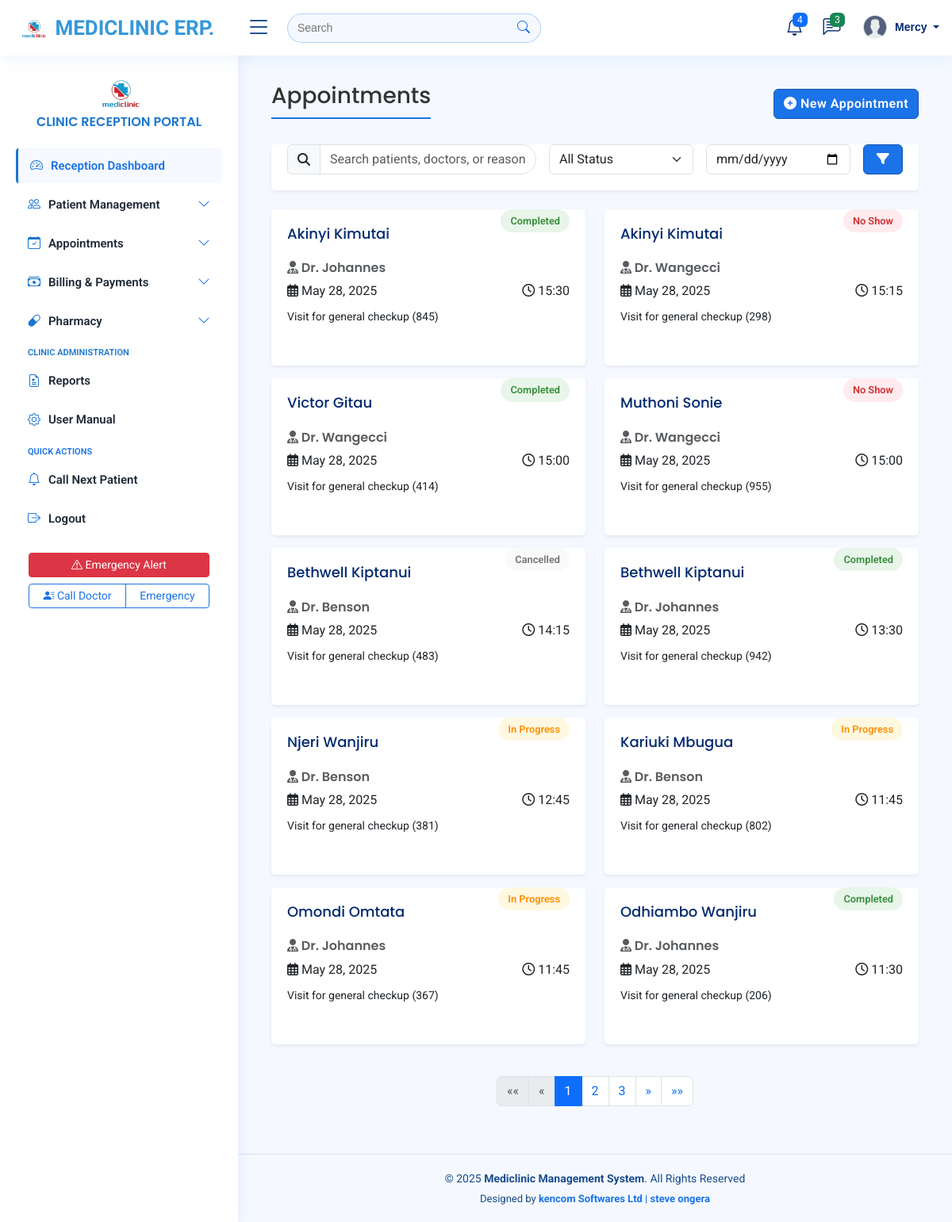
/appointments/ (signed in), run on an earlier commit of the app's database.
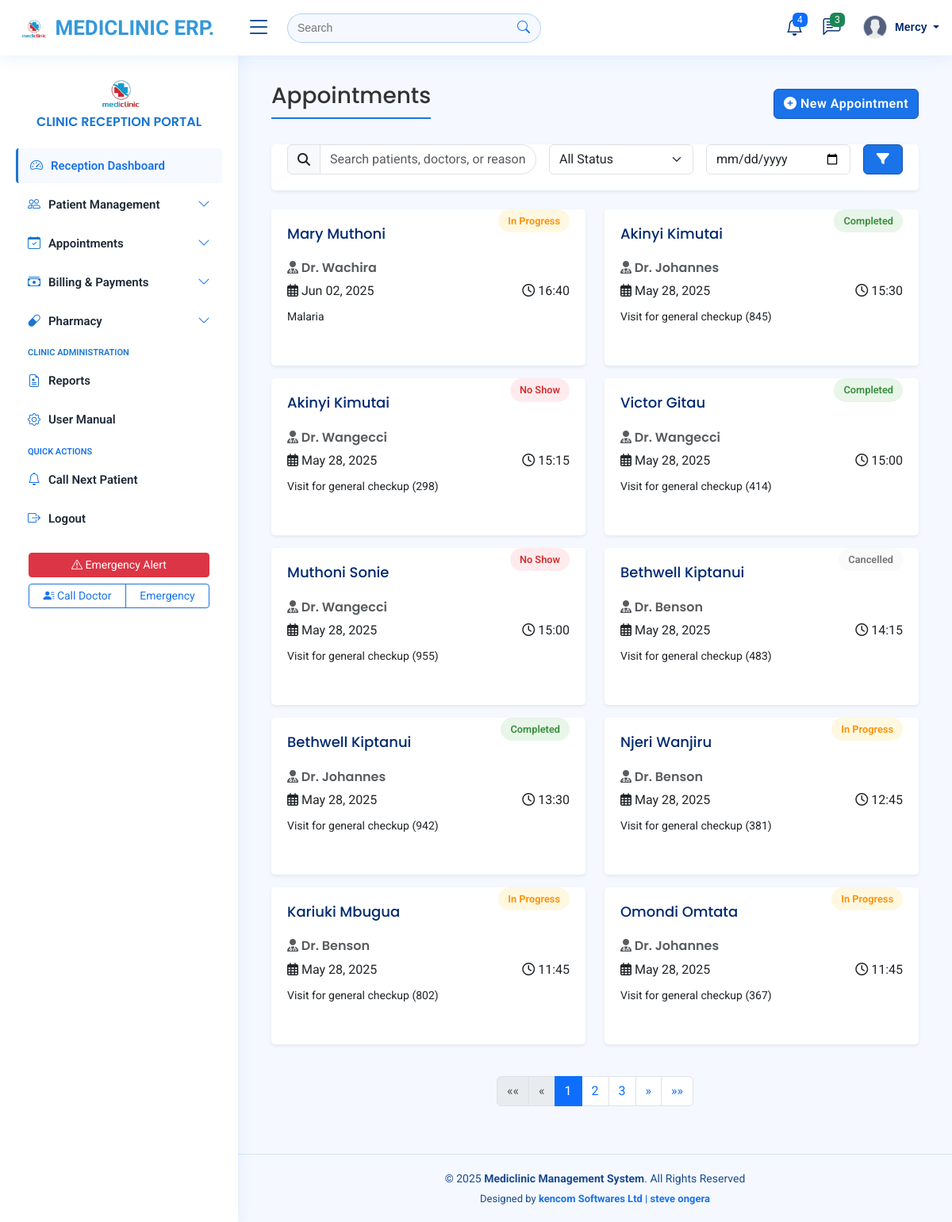
And on a later commit of the database.
### myapplication/models.py (models this page shows, shortened)
class Appointment(models.Model):
    STATUS_CHOICES = (
        ('SCHEDULED', 'Scheduled'),
        ('IN_PROGRESS', 'In Progress'),
        ('COMPLETED', 'Completed'),
        ('CANCELLED', 'Cancelled'),
        ('NO_SHOW', 'No Show'),
    )
    patient = models.ForeignKey(Patient, on_delete=models.CASCADE)
    doctor = models.ForeignKey(User, on_delete=models.CASCADE, limit_choices_to={'user_type': 'DOCTOR'})
    receptionist = models.ForeignKey(User, on_delete=models.SET_NULL, null=True, blank=True, related_name='booked_appointments', limit_choices_to={'user_type': 'RECEPTIONIST'})
    scheduled_time = models.DateTimeField()
    end_time = models.DateTimeField(blank=True, null=True)
    status = models.CharField(max_length=20, choices=STATUS_CHOICES, default='SCHEDULED')
    reason = models.TextField()
    symptoms = models.TextField(blank=True, null=True)
    created_at = models.DateTimeField(auto_now_add=True)
    updated_at = models.DateTimeField(auto_now=True)
    class Meta:
        ordering = ['scheduled_time']

class Patient(models.Model):
    GENDER_CHOICES = (
        ('M', 'Male'),
        ('F', 'Female'),
        ('O', 'Other'),
    )
    first_name = models.CharField(max_length=100)
    last_name = models.CharField(max_length=100)
    date_of_birth = models.DateField()
    gender = models.CharField(max_length=1, choices=GENDER_CHOICES)
    id_number = models.CharField(max_length=20, unique=True)
    phone_number = models.CharField(max_length=15)
    email = models.EmailField(blank=True, null=True)
    address = models.TextField(blank=True, null=True)
    blood_type = models.CharField(max_length=5, blank=True, null=True)
    allergies = models.TextField(blank=True, null=True)
    created_at = models.DateTimeField(auto_now_add=True)
    updated_at = models.DateTimeField(auto_now=True)
    class Meta:
        ordering = ['-created_at']

class User(AbstractUser):
    USER_TYPE_CHOICES = (
        ('ADMIN', 'Administrator'),
        ('DOCTOR', 'Doctor'),
        ('RECEPTIONIST', 'Receptionist'),
    )
    user_type = models.CharField(max_length=12, choices=USER_TYPE_CHOICES)
    phone_number = models.CharField(max_length=15, blank=True, null=True)
    specialization = models.CharField(max_length=100, blank=True, null=True)  # For doctors
    license_number = models.CharField(max_length=50, blank=True, null=True)  # For doctors
    is_active = models.BooleanField(default=True)

### myapplication/views.py (the view, shortened to what this page needs)
# urls.py: path('appointments/', views.appointment_list, name='appointment_list'),
@login_required
def appointment_list(request):
    search_query = request.GET.get('q', '')
    status_filter = request.GET.get('status', '')
    date_filter = request.GET.get('date', '')
    page = request.GET.get('page', 1)
    appointments = Appointment.objects.all().order_by('-scheduled_time')
    if status_filter:
        appointments = appointments.filter(status=status_filter)
    if date_filter:
        try:
            filter_date = timezone.datetime.strptime(date_filter, '%Y-%m-%d').date()
            appointments = appointments.filter(scheduled_time__date=filter_date)
        except ValueError:
            pass  # Invalid date format, ignore the filter
    paginator = Paginator(appointments, 10)  # 10 appointments per page
    try:
        appointments_page = paginator.page(page)
    except PageNotAnInteger:
        appointments_page = paginator.page(1)
    except EmptyPage:
        appointments_page = paginator.page(paginator.num_pages)
    status_choices = Appointment.STATUS_CHOICES
    context = {
        'appointments': appointments_page,
        'search_query': search_query,
        'status_filter': status_filter,
        'date_filter': date_filter,
        'status_choices': status_choices,
        'today': timezone.now().date(),
    }
    return render(request, 'appointments/appointment_list.html', context)

### templates/appointments/appointment_list.html (shortened to what the changed rows need)
{% extends 'base/base.html' %}
{% load static %}
{% block content %}
<div class="container py-4">
    <div class="d-flex justify-content-between align-items-center mb-4">
        <h1 class="h3">Appointments</h1>
    </div>
    <div class="row">
        {% if appointments %}
            {% for appointment in appointments %}
                <div class="col-md-6 mb-3">
                    <div class="card appointment-card shadow-sm h-100"
                         data-appointment-id="{{ appointment.id }}"
                         onclick="showAppointmentDetails({{ appointment.id }})">
                        <div class="card-body">
                            <div class="d-flex justify-content-between align-items-start mb-2">
                                <h5 class="card-title mb-0">{{ appointment.patient.first_name }} {{ appointment.patient.last_name }}</h5>
                                <span class="appointment-status status-{{ appointment.status }}">{{ appointment.get_status_display }}</span>
                            </div>
                            <h6 class="text-muted">
                                <i class="fas fa-user-md"></i> Dr. {{ appointment.doctor.last_name }}
                            </h6>
                            <div class="d-flex justify-content-between mb-2">
                                <div>
                                    <i class="far fa-calendar-alt"></i>
                                    {{ appointment.scheduled_time|date:"M d, Y" }}
                                </div>
                                <div>
                                    <i class="far fa-clock"></i>
                                    {{ appointment.scheduled_time|time:"H:i" }}
                                </div>
                            </div>
                            <p class="card-text text-truncate">
                                <small>{{ appointment.reason }}</small>
                            </p>
                        </div>
                    </div>
                </div>
            {% endfor %}
        {% else %}
            <div class="col-12">
                <div class="alert alert-info">
                    <i class="fas fa-info-circle"></i> No appointments found matching your criteria.
                </div>
            </div>
        {% endif %}
    </div>
    {% if appointments.paginator.num_pages > 1 %}
    <div class="d-flex justify-content-center mt-4">
        <nav aria-label="Appointments pagination">
            <ul class="pagination">
                {% for i in appointments.paginator.page_range %}
                    {% if appointments.number == i %}
                        <li class="page-item active">
                            <span class="page-link">{{ i }}</span>
                        </li>
                    {% elif i > appointments.number|add:'-3' and i < appointments.number|add:'3' %}
                        <li class="page-item">
                            <a class="page-link" href="?page={{ i }}">{{ i }}</a>
                        </li>
                    {% endif %}
                {% endfor %}
            </ul>
        </nav>
    </div>
    {% endif %}
</div>
{% endblock %}

What changed in the data, as far as the page shows it:
no longer on this page (row unchanged): Appointment: patient.first_name "Odhiambo", patient.last_name "Wanjiru", status "Completed", doctor.last_name "Johannes", scheduled_time "May 28, 2025", scheduled_time "11:30", reason "Visit for general checkup (206)"
added Appointment: patient.first_name "Mary", patient.last_name "Muthoni", status "In Progress", doctor.last_name "Wachira", scheduled_time "Jun 02, 2025", scheduled_time "16:40", reason "Malaria"
